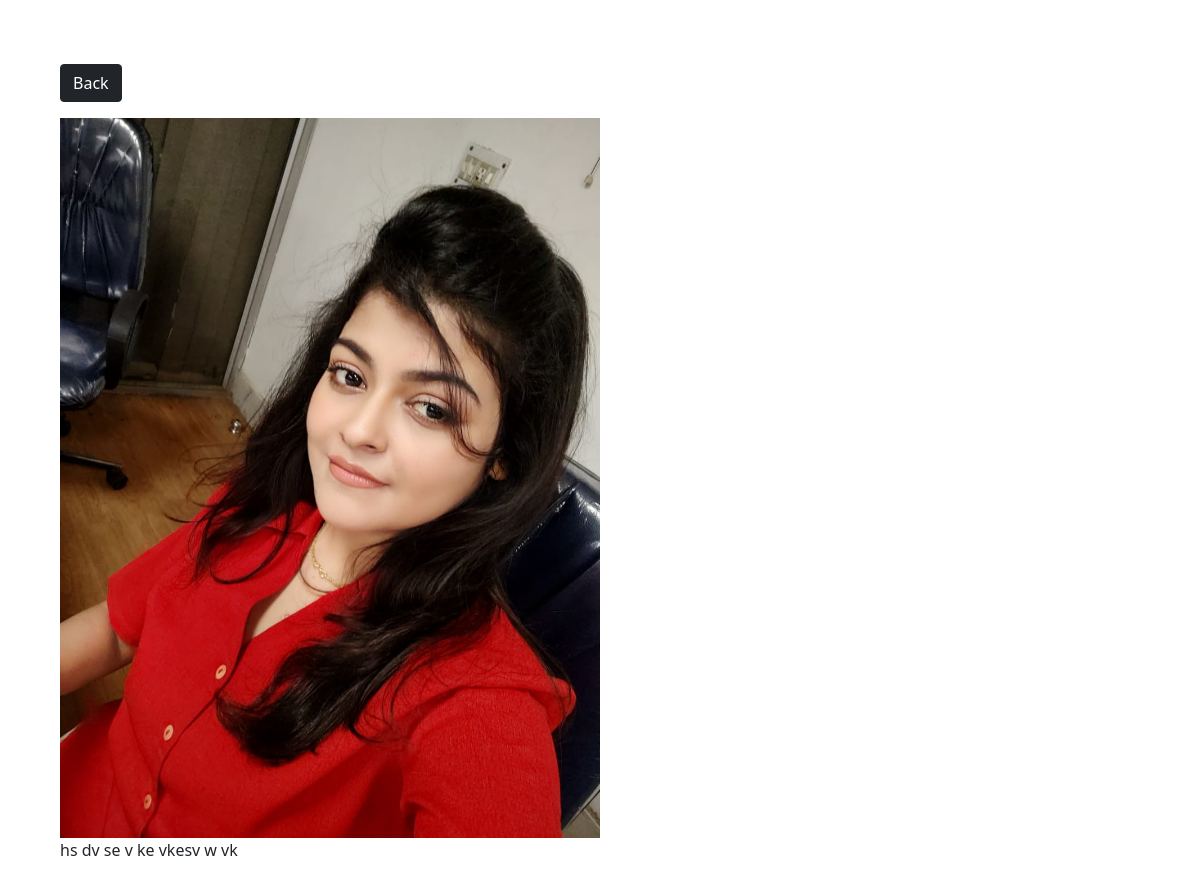
The page /photo/3/ on the database its author committed.
### photos/models.py (models this page shows, shortened)
class Photo(models.Model):
    category = models.ForeignKey(Category, on_delete=models.SET_NULL, null=True, blank=True)
    image = models.ImageField(null=False, blank=False)
    description = models.TextField()

### photos/views.py (the view)
# urls.py: path('photo/<str:pk>/', views.view_photo, name='photo'),
def view_photo(request, pk):
    photo = Photo.objects.get(id=pk)
    context = {'photo': photo}
    return render(request, 'photos/photo.html', context)

### photos/templates/photos/photo.html (shortened to what this page needs)
<!DOCTYPE html>
<html lang="en">
<head>
    <link href="https://cdn.jsdelivr.net/npm/bootstrap@5.0.2/dist/css/bootstrap.min.css" rel="stylesheet">
</head>
<body class="m-5">
    <div class="container">
        <div class="row justify-content-center">
            <div class="col">
                <a href="{% url 'gallery' %}" class="btn btn-dark my-3">Back</a>
            </div>
            <div style="height: 90vh;">
                <img style="max-width: 100%; max-height: 100%;"
                     src="{{ photo.image.url }}">
                <p>{{ photo.description }}</p>
            </div>
        </div>
    </div>
</body>
</html>

### rows shown on the page
Photo: image (picture), description "hs dv se v ke vkesv w vk"
